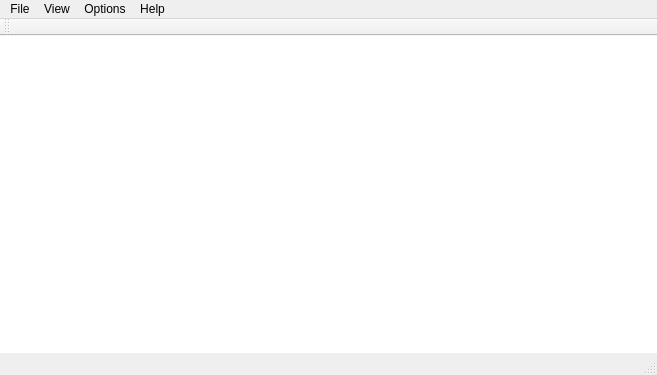
<?xml version="1.0" encoding="UTF-8"?>
<ui version="4.0">
 <class>MainWindow</class>
 <widget class="QMainWindow" name="MainWindow">
  <property name="geometry">
   <rect>
    <x>0</x>
    <y>0</y>
    <width>657</width>
    <height>375</height>
   </rect>
  </property>
  <property name="windowTitle">
   <string>QCNLive</string>
  </property>
  <widget class="QWidget" name="centralWidget">
   <widget class="QGraphicsView" name="graphicsView">
    <property name="geometry">
     <rect>
      <x>0</x>
      <y>0</y>
      <width>661</width>
      <height>351</height>
     </rect>
    </property>
    <property name="frameShape">
     <enum>QFrame::NoFrame</enum>
    </property>
    <property name="frameShadow">
     <enum>QFrame::Plain</enum>
    </property>
   </widget>
  </widget>
  <widget class="QMenuBar" name="menuBar">
   <property name="geometry">
    <rect>
     <x>0</x>
     <y>0</y>
     <width>657</width>
     <height>22</height>
    </rect>
   </property>
   <widget class="QMenu" name="menuFile">
    <property name="title">
     <string>File</string>
    </property>
    <addaction name="actionLocal_Settings"/>
   </widget>
   <widget class="QMenu" name="menuView">
    <property name="title">
     <string>View</string>
    </property>
    <addaction name="actionEarthquake"/>
    <addaction name="actionSensor_2D"/>
    <addaction name="actionSensor_3D"/>
    <addaction name="actionCube"/>
   </widget>
   <widget class="QMenu" name="menuOptions">
    <property name="title">
     <string>Options</string>
    </property>
    <addaction name="actionDay"/>
    <addaction name="actionNight"/>
    <addaction name="separator"/>
    <addaction name="actionAuto_Rotate"/>
    <addaction name="actionStop_Rotation"/>
    <addaction name="separator"/>
    <addaction name="actionGet_Latest_Earthquakes"/>
    <addaction name="actionUSGS_Website"/>
    <addaction name="separator"/>
    <addaction name="actionScreenshot"/>
   </widget>
   <widget class="QMenu" name="menuHelp">
    <property name="title">
     <string>Help</string>
    </property>
    <addaction name="actionAbout"/>
    <addaction name="actionManual_for_QCNLive_PDF"/>
    <addaction name="actionQCN_Website"/>
    <addaction name="actionQCNLive_Website"/>
    <addaction name="actionEarthquake_Information"/>
    <addaction name="actionLessons_and_Activities"/>
    <addaction name="actionRequest_a_Sensor"/>
   </widget>
   <addaction name="menuFile"/>
   <addaction name="menuView"/>
   <addaction name="menuOptions"/>
   <addaction name="menuHelp"/>
  </widget>
  <widget class="QToolBar" name="mainToolBar">
   <property name="baseSize">
    <size>
     <width>32</width>
     <height>32</height>
    </size>
   </property>
   <attribute name="toolBarArea">
    <enum>TopToolBarArea</enum>
   </attribute>
   <attribute name="toolBarBreak">
    <bool>false</bool>
   </attribute>
  </widget>
  <widget class="QStatusBar" name="statusBar"/>
  <action name="actionLocal_Settings">
   <property name="text">
    <string>Local Settings</string>
   </property>
  </action>
  <action name="actionEarthquake">
   <property name="text">
    <string>Earthquakes</string>
   </property>
  </action>
  <action name="actionSensor_2D">
   <property name="text">
    <string>Sensor 2D</string>
   </property>
  </action>
  <action name="actionSensor_3D">
   <property name="text">
    <string>Sensor 3D</string>
   </property>
  </action>
  <action name="actionCube">
   <property name="text">
    <string>Cube</string>
   </property>
  </action>
  <action name="actionDay">
   <property name="text">
    <string>Day</string>
   </property>
  </action>
  <action name="actionNight">
   <property name="text">
    <string>Night</string>
   </property>
  </action>
  <action name="actionAuto_Rotate">
   <property name="text">
    <string>Auto-Rotate</string>
   </property>
  </action>
  <action name="actionStop_Rotation">
   <property name="text">
    <string>Stop Rotation</string>
   </property>
  </action>
  <action name="actionGet_Latest_Earthquakes">
   <property name="text">
    <string>Get Latest Earthquakes</string>
   </property>
  </action>
  <action name="actionUSGS_Website">
   <property name="text">
    <string>USGS Website</string>
   </property>
  </action>
  <action name="actionScreenshot">
   <property name="text">
    <string>Screenshot</string>
   </property>
  </action>
  <action name="actionAbout">
   <property name="text">
    <string>About...</string>
   </property>
  </action>
  <action name="actionManual_for_QCNLive_PDF">
   <property name="text">
    <string>Manual for QCNLive (PDF)</string>
   </property>
  </action>
  <action name="actionQCN_Website">
   <property name="text">
    <string>QCN Website</string>
   </property>
  </action>
  <action name="actionQCNLive_Website">
   <property name="text">
    <string>QCNLive Website</string>
   </property>
  </action>
  <action name="actionEarthquake_Information">
   <property name="text">
    <string>Earthquake Information</string>
   </property>
  </action>
  <action name="actionLessons_and_Activities">
   <property name="text">
    <string>Lessons and Activities</string>
   </property>
  </action>
  <action name="actionRequest_a_Sensor">
   <property name="text">
    <string>Request a Sensor</string>
   </property>
  </action>
 </widget>
 <layoutdefault spacing="6" margin="11"/>
 <resources/>
 <connections/>
</ui>
